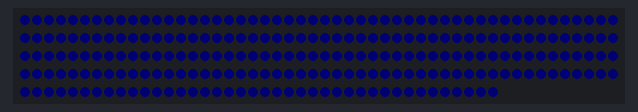
This sketch was run on a simulated Arduino Uno, built with avr-gcc and run on an emulated ATmega328P. On the bench: 240 RGB LEDs in strip order, left to right, continuing on the next row. Dim RGB values are drawn brighter than linear; what the sketch prints to the serial monitor is not drawn.

Above: at 0.59 s.

The sketch:

Simple2.ino
```cpp
#include "FastSPI_LED2.h"

#include <SerialCommand.h>

#define CONTROLPIN 11

#define NUM_LEDS 240

#define USE_LEDS 30

struct CRGB leds[NUM_LEDS];

SerialCommand SCmd;   // The demo SerialCommand object

void setup() {
  // sanity check delay - allows reprogramming if accidently blowing power w/leds
  delay(500);

  // For safety (to prevent too high of a power draw), the test case defaults to
  // setting brightness to 25% brightness
  LEDS.setBrightness(64);

  LEDS.addLeds<WS2811, CONTROLPIN>(leds, NUM_LEDS);

  LEDS.clear();

  Serial.begin(57600);

  // Setup callbacks for SerialCommand commands
  SCmd.addCommand("FOO",foo);
  //SCmd.addCommand("ON",LED_on);       // Turns LED on
  //SCmd.addCommand("OFF",LED_off);        // Turns LED off
  SCmd.addCommand("HELLO",SayHello);     // Echos the string argument back
  //SCmd.addCommand("P",process_command);  // Converts two arguments to integers and echos them back
  SCmd.addDefaultHandler(unrecognized);  // Handler for command that isn't matched  (says "What?")

  Serial.println("Ready");

}

uint8_t val = 0;

void loop() {
  SCmd.readSerial();     // We don't do much, just process serial commands

  for(int iLed = 0; iLed < NUM_LEDS; iLed++) {
    leds[iLed] = CRGB(0, 0, val);
  }
  if (val < 255) val++;
  else val = 0;

  LEDS.show();
  delay(10);


}

void foo()
{
  Serial.println("Foo.");
}

void SayHello()
{
  char *arg;
  arg = SCmd.next();    // Get the next argument from the SerialCommand object buffer
  if (arg != NULL)      // As long as it existed, take it
  {
    Serial.print("Hello ");
    Serial.println(arg);
  }
  else {
    Serial.println("Hello, whoever you are");
  }
}

// This gets set as the default handler, and gets called when no other command matches.
void unrecognized()
{
  Serial.println("What?");
}
```
